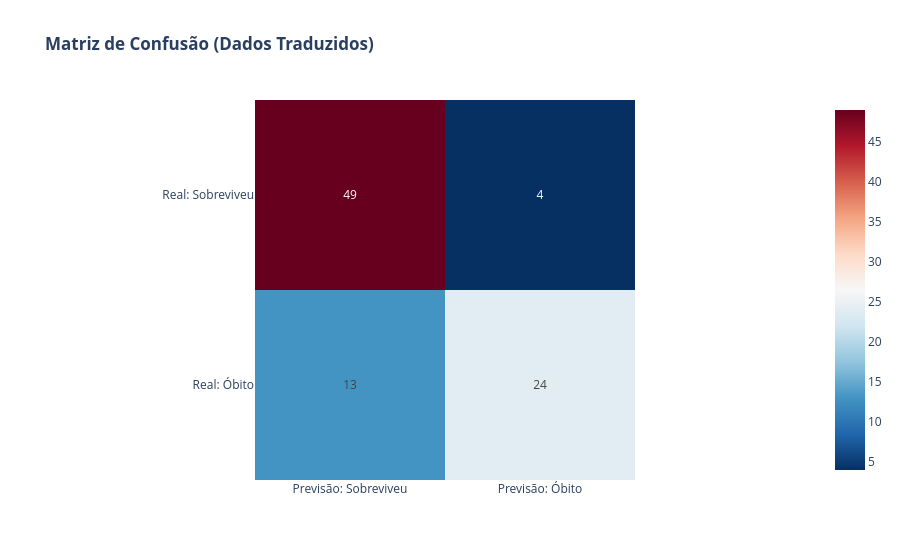

Notebook code for this chart:
### Code cell
# 1. Definindo X (características) e y (alvo) usando os nomes traduzidos
# Note que 'diabetes' não estava no seu rename, então ele permanece como 'diabetes'
X = df_traduzido_pt_br.drop('Evento de Óbito', axis=1)
y = df_traduzido_pt_br['Evento de Óbito']

# 2. Divisão Treino/Teste
X_train, X_test, y_train, y_test = train_test_split(X, y, test_size=0.3, random_state=42)

# 3. Escalonamento
scaler = StandardScaler()
X_train_scaled = scaler.fit_transform(X_train)
X_test_scaled = scaler.transform(X_test)

# 4. Treinamento do Modelo (XGBoost)
xgb_model = XGBClassifier(n_estimators=100, learning_rate=0.1, random_state=42)
xgb_model.fit(X_train_scaled, y_train)

# 5. Visualização do Desempenho (Matriz de Confusão com Plotly)
y_pred = xgb_model.predict(X_test_scaled)
cm = confusion_matrix(y_test, y_pred)

fig = px.imshow(cm, text_auto=True, 
                x=['Previsão: Sobreviveu', 'Previsão: Óbito'], 
                y=['Real: Sobreviveu', 'Real: Óbito'],
                color_continuous_scale='RdBu_r',
                title="<b>Matriz de Confusão (Dados Traduzidos)</b>")
fig.show()

### Figure 1 — Plotly figure (JSON) as saved in the notebook; plotly's stock layout.template omitted (floating-point values rounded to 4 significant figures)
{"data": [{"coloraxis": "coloraxis", "hovertemplate": "x: %{x}<br>y: %{y}<br>color: %{z}<extra></extra>", "name": "0", "texttemplate": "%{z}", "type": "heatmap", "x": ["Previsão: Sobreviveu", "Previsão: Óbito"], "xaxis": "x", "y": ["Real: Sobreviveu", "Real: Óbito"], "yaxis": "y", "z": [[49, 4], [13, 24]]}], "layout": {"coloraxis": {"colorscale": [[0, "rgb(5,48,97)"], [0.1, "rgb(33,102,172)"], [0.2, "rgb(67,147,195)"], [0.3, "rgb(146,197,222)"], [0.4, "rgb(209,229,240)"], [0.5, "rgb(247,247,247)"], [0.6, "rgb(253,219,199)"], [0.7, "rgb(244,165,130)"], [0.8, "rgb(214,96,77)"], [0.9, "rgb(178,24,43)"], [1, "rgb(103,0,31)"]]}, "title": {"text": "<b>Matriz de Confusão (Dados Traduzidos)</b>"}, "xaxis": {"anchor": "y", "constrain": "domain", "domain": [0, 1], "scaleanchor": "y"}, "yaxis": {"anchor": "x", "autorange": "reversed", "constrain": "domain", "domain": [0, 1]}}}
